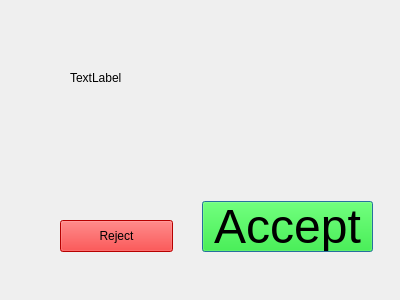
<?xml version="1.0" encoding="UTF-8"?>
<ui version="4.0">
 <class>IncomingCallDialog</class>
 <widget class="QDialog" name="IncomingCallDialog">
  <property name="geometry">
   <rect>
    <x>0</x>
    <y>0</y>
    <width>400</width>
    <height>300</height>
   </rect>
  </property>
  <property name="windowTitle">
   <string>Dialog</string>
  </property>
  <widget class="QPushButton" name="pushButton">
   <property name="geometry">
    <rect>
     <x>60</x>
     <y>220</y>
     <width>113</width>
     <height>32</height>
    </rect>
   </property>
   <property name="styleSheet">
    <string notr="true">* {background-color: #F00}</string>
   </property>
   <property name="text">
    <string>Reject</string>
   </property>
  </widget>
  <widget class="QPushButton" name="pushButton_2">
   <property name="geometry">
    <rect>
     <x>202</x>
     <y>201</y>
     <width>171</width>
     <height>51</height>
    </rect>
   </property>
   <property name="font">
    <font>
     <pointsize>36</pointsize>
    </font>
   </property>
   <property name="autoFillBackground">
    <bool>false</bool>
   </property>
   <property name="styleSheet">
    <string notr="true">* {background-color: #0F0}</string>
   </property>
   <property name="text">
    <string>Accept</string>
   </property>
   <property name="autoDefault">
    <bool>false</bool>
   </property>
   <property name="default">
    <bool>true</bool>
   </property>
  </widget>
  <widget class="QLabel" name="lbCallerID">
   <property name="geometry">
    <rect>
     <x>70</x>
     <y>70</y>
     <width>61</width>
     <height>16</height>
    </rect>
   </property>
   <property name="text">
    <string>TextLabel</string>
   </property>
  </widget>
 </widget>
 <resources/>
 <connections/>
</ui>
